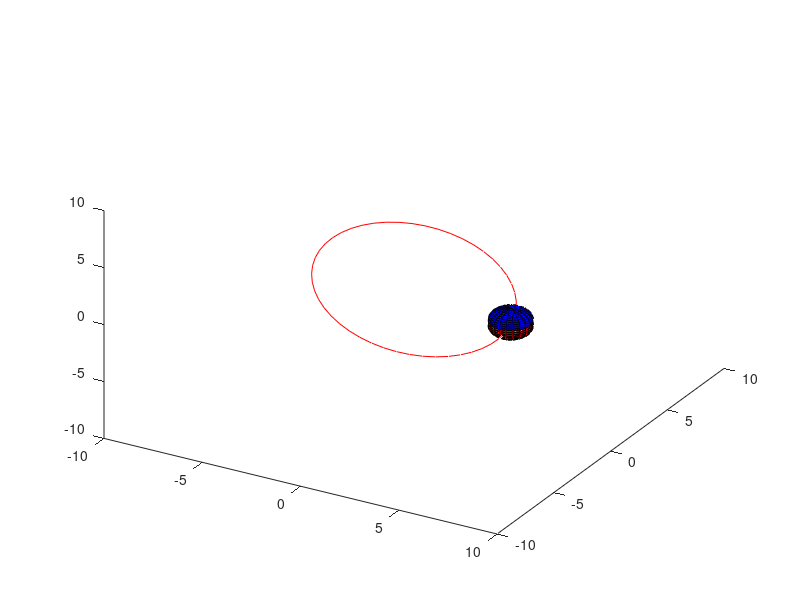

Recreate this plot in MATLAB.
close all
clear
clc
t = linspace(0,2*pi,50);
x = cos(t);
y = sin(t);
z = zeros(1,50);
[xp,yp,zp] = sphere;
psi = 15*pi/180;
theta = 30*pi/180;
phi = 20*pi/180;
R = [cos(phi)*cos(theta) cos(phi)*sin(theta)*sin(psi)-sin(phi)*cos(psi) cos(phi)*sin(theta)*cos(psi)+sin(phi)*sin(psi);
    sin(phi)*cos(theta) sin(phi)*sin(theta)*sin(psi)+cos(phi)*cos(psi) sin(phi)*sin(theta)*cos(psi)-cos(phi)*sin(psi);
    -sin(theta) cos(theta)*sin(psi) cos(theta)*cos(psi)];
p1 = [5*x;5*y;z];
p2 = [3*x;3*y;2*z];
p3 = [2*x;4*y;-3*z];
p1 = R*p1;
p2 = R*p2;
p3 = R*p3;
hold on

  for idx = 1:length(t)
      clf
      plot3(p1(1,:),p1(2,:),p1(3,:),'r')
      hold on
      idx1 = idx+1;
      idx2 = idx+3;
      surf(xp+p1(1,idx),yp+p1(2,idx),zp+p1(3,idx),'FaceColor','r')

      surf(xp+p1(1,idx),yp+p1(2,idx),zp+.5+p1(3,idx),'FaceColor','b')

      surf(xp+p1(1,idx),yp+p1(2,idx),zp+p1(3,idx),'FaceColor','g')

      xlim([-10 10])
      ylim([-10 10])
      zlim([-10 10])
      view(30,40)
      pause(0.1)
  end
